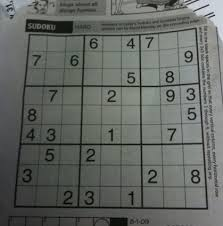
#> input picture Computer Vision/dave.jpg, 223 x 226 px
$ jupyter execute Image_gradient.ipynb   (older library calls are emulated)
#> lines starting #> are read from the running program, lines starting #| are printed output that depends on the picture
[cell 1]
import cv2
import numpy as np
import matplotlib.pyplot as plt

[cell 2]
img = cv2.imread("dave.jpg",0)
#> img: shape (226, 223); min 0, max 221, mean 101.8

[cell 3]
laplacian = cv2.Laplacian(img,cv2.CV_64F)
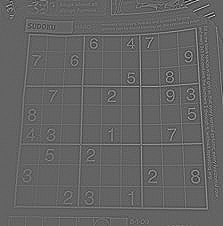
#> laplacian: shape (226, 223) float64; min -286, max 443, mean 0; drawn with min black and max white
sobelx = cv2.Sobel(img,cv2.CV_64F,1,0,ksize=5)
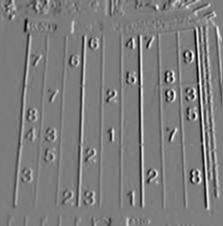
#> sobelx: shape (226, 223) float64; min -4858, max 5091, mean 39.4; drawn with min black and max white
sobely = cv2.Sobel(img,cv2.CV_64F,0,1,ksize=5)
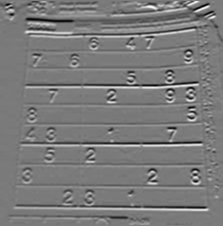
#> sobely: shape (226, 223) float64; min -4968, max 5267, mean -29.9; drawn with min black and max white

[cell 4]
plt.subplot(2,2,1),plt.imshow(img,cmap = 'gray')
plt.title('Original'), plt.xticks([]), plt.yticks([])
plt.subplot(2,2,2),plt.imshow(laplacian,cmap = 'gray')
plt.title('Laplacian'), plt.xticks([]), plt.yticks([])
plt.subplot(2,2,3),plt.imshow(sobelx,cmap = 'gray')
plt.title('Sobel X'), plt.xticks([]), plt.yticks([])
plt.subplot(2,2,4),plt.imshow(sobely,cmap = 'gray')
plt.title('Sobel Y'), plt.xticks([]), plt.yticks([])
plt.show()
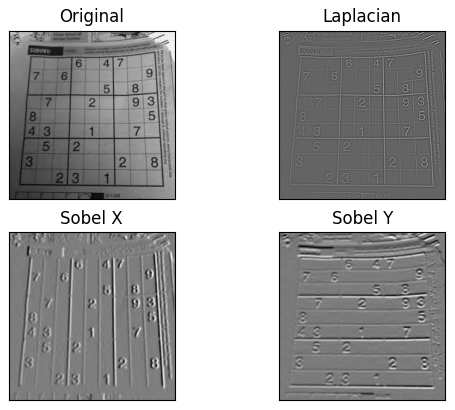
#> figure drawn by matplotlib, 4 panels

[cell 5]
import numpy as np
import matplotlib.pyplot as plt
import cv2

img = cv2.imread("box.jpg",0)
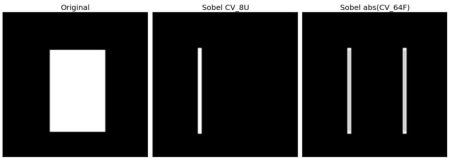
#> input picture Computer Vision/box.jpg, 450 x 158 px
#> img is the input picture: shape (158, 450); min 0, max 255, mean 47.5

[cell 6]
sobelx8u = cv2.Sobel(img,cv2.CV_8U,1,0,ksize=5)
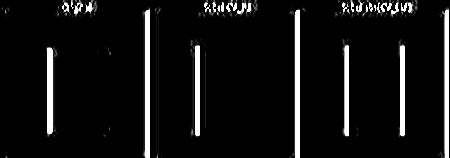
#> sobelx8u: shape (158, 450); min 0, max 255, mean 18.1
sobelx64f = cv2.Sobel(img,cv2.CV_64F,1,0,ksize=5)
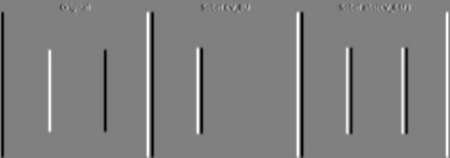
#> sobelx64f: shape (158, 450) float64; min -12104, max 12000, mean 2.7; drawn with min black and max white
abs_sobel164f = np.absolute(sobelx64f)
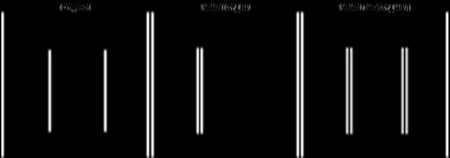
#> abs_sobel164f: shape (158, 450) float64; min 0, max 12104, mean 692.3; drawn with min black and max white
sobel_8u = np.uint8(abs_sobel164f)
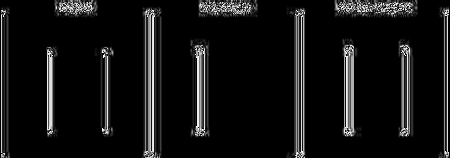
#> sobel_8u: shape (158, 450); min 0, max 255, mean 18.9

[cell 7]
plt.subplot(1,3,1),plt.imshow(img,cmap="gray")
plt.title("Original"),plt.xticks([]),plt.yticks([])

plt.subplot(1,3,2),plt.imshow(sobel_8u,cmap="gray")
plt.title("sobel_8u"),plt.xticks([]),plt.yticks([])

plt.subplot(1,3,3),plt.imshow(sobelx64f,cmap="gray")
plt.title("sobelx64f"),plt.xticks([]),plt.yticks([])

plt.show()
